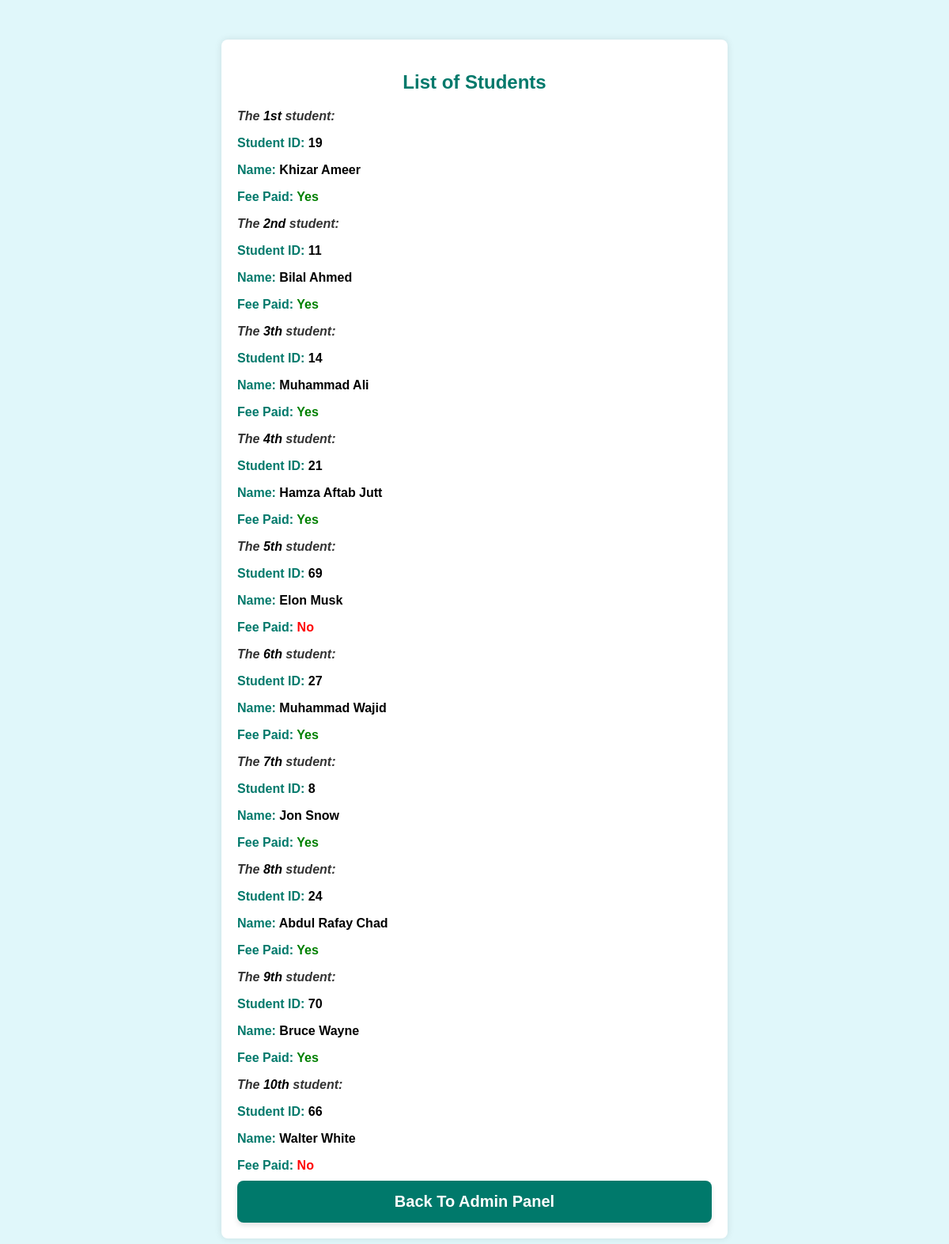
Screenshot of /display_all_students/ with the database file from the repository.
### registration/models.py (models this page shows, shortened)
class Student(models.Model):
    student_id = models.IntegerField(unique=True)
    name = models.CharField(max_length=100)
    fees_paid = models.BooleanField(default=False)

### registration/views.py (the view)
# urls.py: path('display_all_students/', views.display_all_students, name='display_all_students'),
def display_all_students(request):
    students = Student.objects.all()
    return render(request, 'registration/display_all_students.html', {'students': students})

### registration/templates/registration/display_all_students.html (shortened to what this page needs)
<!DOCTYPE html>
<html lang="en">
<head>
</head>
<body>
    <div class="container">
        <h2>List of Students</h2>
        {% if students %}
            {% for student in students %}
                <div class="course" id="course{{ forloop.counter }}">
                    {% if forloop.first %}
                        <p class="statement">The <span style="color: black;">1st</span> student:</p>
                    {% elif forloop.counter == 2 %}
                        <p class="statement">The <span style="color: black;">2nd</span> student:</p>
                    {% else %}
                        <p class="statement">The <span style="color: black;">{{ forloop.counter }}th</span> student:</p>
                    {% endif %}
                    <p class="student-info">Student ID: <span class="student-value">{{ student.student_id }}</span></p>
                    <p class="student-info">Name: <span class="student-value">{{ student.name }}</span></p>
                    <p class="student-info">Fee Paid:
                        <span class="{% if student.fees_paid %}fee-paid{% else %}fee-not-paid{% endif %}">
                            {% if student.fees_paid %}
                                Yes
                            {% else %}
                                No
                            {% endif %}
                        </span>
                    </p>
                </div>
            {% endfor %}
        {% else %}
            <p>No students available.</p>
        {% endif %}
        <button id="back_to_home_button" onclick="window.location.href='{% url 'admin_panel' %}'">Back To Admin Panel</button>
    </div>
</body>
</html>

### registration/templates/registration/display_all_students.html (style rules this page uses)
body { font-family: Arial, sans-serif; background-color: #e0f7fa; margin: 0; padding: 0; }
.container { width: 90%; max-width: 600px; margin: 50px auto; padding: 20px; background-color: #fff; border-radius: 8px; box-shadow: 0 0 10px rgba(0, 0, 0, 0.1); }
h2 { text-align: center; margin-bottom: 20px; color: #00796b; }
.student-info { font-weight: bold; margin-bottom: 5px; color: #00796b; }
.student-value { color: #000; font-weight: bold; }
.fee-paid { color: green; font-weight: bold; }
.fee-not-paid { color: red; font-weight: bold; }
button { display: block; width: 100%; padding: 15px; background-color: #00796b; color: #fff; text-decoration: none; text-align: center; border: none; border-radius: 8px; transition: background-color 0.3s; font-size: 20px; cursor: pointer; box-shadow: 0 4px 6px rgba(0, 0, 0, 0.1); font-weight: bold; margin-top: 10px; }
.statement { font-style: italic; color: #333; margin-bottom: 5px; font-weight: bold; }

### rows the page displays
Student: shows "The", student_id "19", name "Khizar Ameer", fees_paid "Yes"
Student: shows "The", student_id "11", name "Bilal Ahmed", fees_paid "Yes"
Student: student_id "14", name "Muhammad Ali", fees_paid "Yes"
Student: student_id "21", name "Hamza Aftab Jutt", fees_paid "Yes"
Student: student_id "69", name "Elon Musk", fees_paid "No"
Student: student_id "27", name "Muhammad Wajid", fees_paid "Yes"
Student: student_id "8", name "Jon Snow", fees_paid "Yes"
Student: student_id "24", name "Abdul Rafay Chad", fees_paid "Yes"
Student: student_id "70", name "Bruce Wayne", fees_paid "Yes"
Student: student_id "66", name "Walter White", fees_paid "No"
